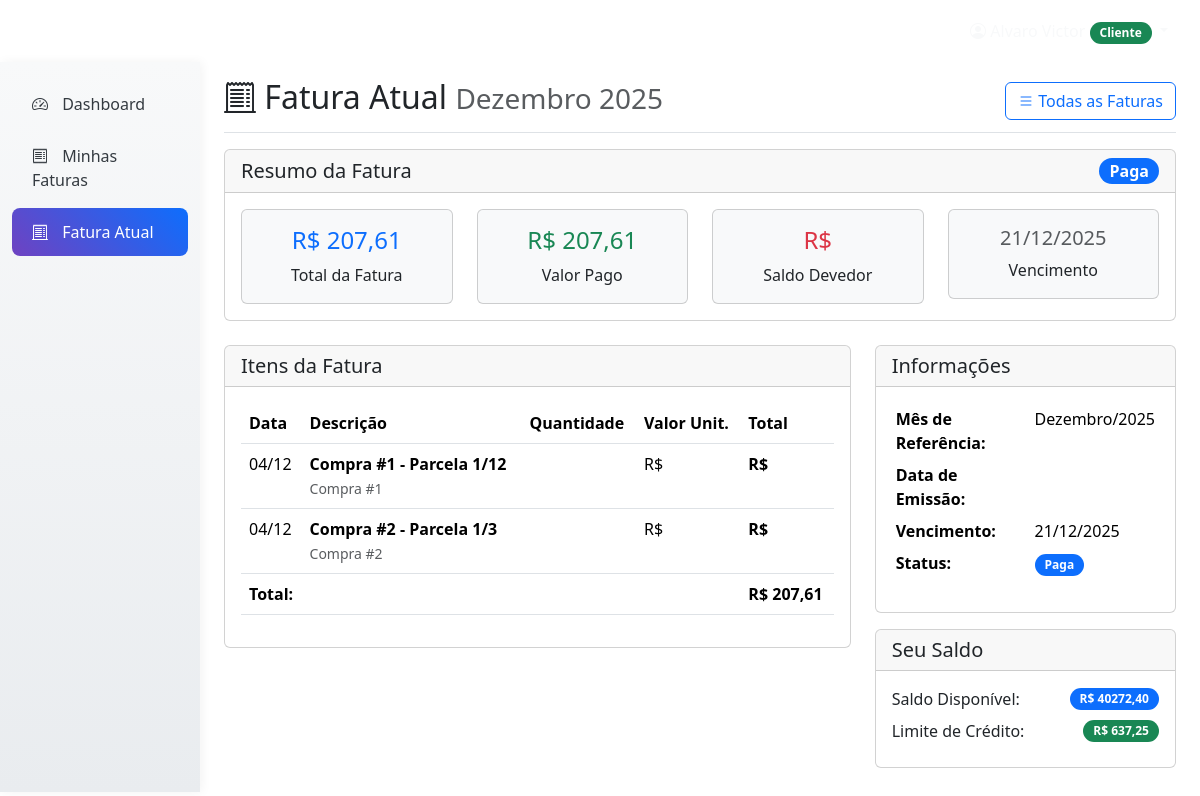
The page /faturas/atual/ (signed in) on the database as committed earlier.
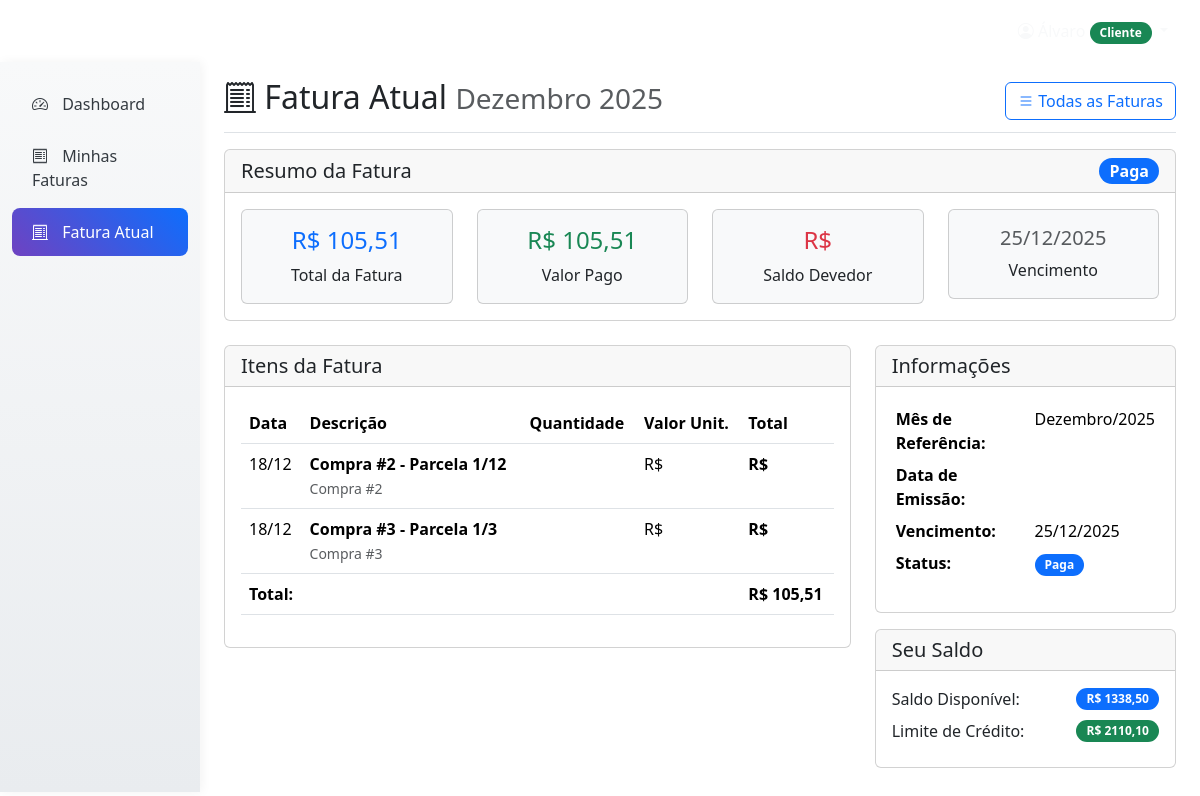
The same page on the database as committed later.
### faturas/models.py (models this page shows, shortened)
class Fatura(models.Model):
    STATUS_CHOICES = [
        ('aberta', 'Aberta'),
        ('fechada', 'Fechada'),
        ('paga', 'Paga'),
        ('vencida', 'Vencida'),
        ('cancelada', 'Cancelada'),
    ]
    cliente = models.ForeignKey(Cliente, on_delete=models.CASCADE, related_name='faturas')
    mes_referencia = models.DateField()  # Primeiro dia do mês de referência
    data_vencimento = models.DateField()
    valor_total = models.DecimalField(max_digits=10, decimal_places=2, default=0)
    valor_pago = models.DecimalField(max_digits=10, decimal_places=2, default=0)
    status = models.CharField(max_length=15, choices=STATUS_CHOICES, default='aberta')
    data_pagamento = models.DateTimeField(null=True, blank=True)
    juros_mora = models.DecimalField(max_digits=10, decimal_places=2, default=0)
    data_criacao = models.DateTimeField(auto_now_add=True)
    data_atualizacao = models.DateTimeField(auto_now=True)
    class Meta:
        verbose_name = 'Fatura'
        verbose_name_plural = 'Faturas'
        unique_together = ['cliente', 'mes_referencia']
        ordering = ['-mes_referencia']
    @property
    def esta_vencida(self):
        return date.today() > self.data_vencimento and self.status != 'paga'

class ItemFatura(models.Model):
    fatura = models.ForeignKey(Fatura, on_delete=models.CASCADE, related_name='itens')
    compra = models.ForeignKey('loja.Compra', on_delete=models.CASCADE)
    parcela_numero = models.IntegerField(default=1)  # Número da parcela (1, 2, 3...)
    parcela_total = models.IntegerField(default=1)   # Total de parcelas
    valor_parcela = models.DecimalField(max_digits=10, decimal_places=2)
    descricao = models.CharField(max_length=200)
    data_inclusao = models.DateTimeField(auto_now_add=True)
    class Meta:
        verbose_name = 'Item da Fatura'
        verbose_name_plural = 'Itens da Fatura'

### loja/models.py (models this page shows, shortened)
class Compra(models.Model):
    FORMA_PAGAMENTO_CHOICES = [
        ('saldo', 'Saldo'),
        ('credito', 'Crédito'),
    ]
    STATUS_CHOICES = [
        ('pendente', 'Pendente'),
        ('aprovada', 'Aprovada'),
        ('cancelada', 'Cancelada'),
        ('entregue', 'Entregue'),
    ]
    cliente = models.ForeignKey(Cliente, on_delete=models.CASCADE, related_name='compras')
    data_compra = models.DateTimeField(auto_now_add=True)
    valor_total = models.DecimalField(max_digits=10, decimal_places=2)
    forma_pagamento = models.CharField(max_length=10, choices=FORMA_PAGAMENTO_CHOICES)
    parcelas = models.IntegerField(default=1)
    status = models.CharField(max_length=15, choices=STATUS_CHOICES, default='aprovada')
    class Meta:
        verbose_name = 'Compra'
        verbose_name_plural = 'Compras'
        ordering = ['-data_compra']

### usuarios/models.py (models this page shows, shortened)
class Cliente(models.Model):
    usuario = models.OneToOneField(Usuario, on_delete=models.CASCADE, primary_key=True)
    cpf = models.CharField(
        max_length=11,
        unique=True,
        validators=[RegexValidator(r'^\d{11}$', message='CPF deve conter 11 dígitos')]
    )
    score_pontos = models.IntegerField(default=0)
    saldo = models.DecimalField(max_digits=10, decimal_places=2, default=1000.00)
    limite_credito = models.DecimalField(max_digits=10, decimal_places=2, default=0.00)
    limite_credito_aprovado = models.BooleanField(default=False)
    data_cadastro = models.DateTimeField(auto_now_add=True)
    class Meta:
        verbose_name = 'Cliente'
        verbose_name_plural = 'Clientes'

### faturas/views.py (the view)
# urls.py: path('atual/', views.fatura_atual, name='fatura_atual'),
@login_required
def fatura_atual(request):
    if request.user.tipo_usuario != 'cliente':
        messages.error(request, 'Apenas clientes podem ver faturas.')
        return redirect('usuarios:home_redirect')
    try:
        cliente = Cliente.objects.get(usuario=request.user)
        mes_atual = date.today().replace(day=1)
        fatura = Fatura.objects.filter(cliente=cliente, mes_referencia=mes_atual).first()
        if not fatura:
            fatura = criar_fatura_mensal(cliente, mes_atual)
        if fatura:
            itens = fatura.itens.all()
            context = {
                'fatura': fatura,
                'itens': itens,
                'cliente': cliente,
                'eh_fatura_atual': True,
            }
            return render(request, 'faturas/fatura_atual.html', context)
        else:
            messages.info(request, 'Nenhuma fatura encontrada para o mês atual.')
            return redirect('faturas:minhas_faturas')
    except Cliente.DoesNotExist:
        messages.error(request, 'Perfil de cliente não encontrado.')
        return redirect('usuarios:home_redirect')

### faturas/templates/faturas/fatura_atual.html (shortened to what the changed rows need)
{% extends "usuarios/base.html" %}
{% block content %}
<div class="container-fluid h-100">
    <div class="row h-100">
        <main class="col-md-9 ms-sm-auto col-lg-10 px-md-4">
            <div class="d-flex justify-content-between flex-wrap flex-md-nowrap align-items-center pt-3 pb-2 mb-3 border-bottom">
                <h1 class="h2">
                    <i class="bi bi-receipt-cutoff"></i> Fatura Atual
                    <small class="text-muted">{{ fatura.mes_referencia|date:"F Y"|capfirst }}</small>
                </h1>
            </div>
            <div class="row">
                <div class="col-12 mb-4">
                    <div class="card {% if fatura.status == 'aberta' %}border-success{% elif fatura.status == 'fechada' %}border-warning{% endif %}">
                        <div class="card-body">
                            <div class="row">
                                <div class="col-md-3">
                                    <div class="card bg-light text-center">
                                        <div class="card-body">
                                            <h4 class="text-primary">R$ {{ fatura.valor_total|floatformat:2 }}</h4>
                                            <p class="mb-0">Total da Fatura</p>
                                        </div>
                                    </div>
                                </div>
                                <div class="col-md-3">
                                    <div class="card bg-light text-center">
                                        <div class="card-body">
                                            <h4 class="text-success">R$ {{ fatura.valor_pago|floatformat:2 }}</h4>
                                            <p class="mb-0">Valor Pago</p>
                                        </div>
                                    </div>
                                </div>
                                <div class="col-md-3">
                                    <div class="card bg-light text-center">
                                        <div class="card-body">
                                            {% if fatura.data_vencimento %}
                                            <h5 class="{% if fatura.esta_vencida %}text-danger{% elif fatura.dias_para_vencimento <= 3 %}text-warning{% else %}text-muted{% endif %}">
                                                {{ fatura.data_vencimento|date:"d/m/Y" }}
                                            </h5>
                                            <p class="mb-0">Vencimento</p>
                                            {% else %}
                                            <h5 class="text-muted">-</h5>
                                            <p class="mb-0">Fatura Aberta</p>
                                            {% endif %}
                                        </div>
                                    </div>
                                </div>
                            </div>
                        </div>
                    </div>
                </div>
            </div>
            <div class="row">
                <div class="col-lg-8 mb-4">
                    {% if itens %}
                    <div class="card">
                        <div class="card-header">
                            <h5 class="mb-0">Itens da Fatura</h5>
                        </div>
                        <div class="card-body">
                            <div class="table-responsive">
                                <table class="table">
                                    <thead>
                                        <tr>
                                            <th>Data</th>
                                            <th>Descrição</th>
                                            <th>Quantidade</th>
                                            <th>Valor Unit.</th>
                                            <th>Total</th>
                                        </tr>
                                    </thead>
                                    <tbody>
                                        {% for item in itens %}
                                        <tr>
                                            <td>
                                                {% if item.compra %}
                                                    {{ item.compra.data_compra|date:"d/m" }}
                                                {% else %}
                                                    -
                                                {% endif %}
                                            </td>
                                            <td>
                                                <div class="d-flex align-items-center">
                                                    <div>
                                                        <div class="fw-bold">{{ item.descricao }}</div>
                                                        {% if item.compra %}
                                                        <small class="text-muted">Compra #{{ item.compra.id }}</small>
                                                        {% endif %}
                                                    </div>
                                                </div>
                                            </td>
                                            <td>{{ item.quantidade }}</td>
                                            <td>R$ {{ item.valor_unitario|floatformat:2 }}</td>
                                            <td><strong>R$ {{ item.valor_total|floatformat:2 }}</strong></td>
                                        </tr>
                                        {% endfor %}
                                    </tbody>
                                    <tfoot>
                                        <tr>
                                            <th colspan="4">Total:</th>
                                            <th>R$ {{ fatura.valor_total|floatformat:2 }}</th>
                                        </tr>
                                    </tfoot>
                                </table>
                            </div>
                        </div>
                    </div>
                    {% endif %}
                </div>
                <div class="col-lg-4 mb-4">
                    <div class="card">
                        <div class="card-body">
                            <table class="table table-sm table-borderless">
                                <tr>
                                    <td><strong>Mês de Referência:</strong></td>
                                    <td>{{ fatura.mes_referencia|date:"F/Y"|capfirst }}</td>
                                </tr>
                                {% if fatura.data_vencimento %}
                                <tr>
                                    <td><strong>Vencimento:</strong></td>
                                    <td>{{ fatura.data_vencimento|date:"d/m/Y" }}</td>
                                </tr>
                                {% endif %}
                            </table>
                        </div>
                    </div>
                    <div class="card mt-3">
                        <div class="card-body">
                            <div class="d-flex justify-content-between align-items-center mb-2">
                                <span>Saldo Disponível:</span>
                                <span class="badge bg-primary">R$ {{ cliente.saldo|floatformat:2 }}</span>
                            </div>
                            {% if cliente.limite_credito_aprovado %}
                            <div class="d-flex justify-content-between align-items-center mb-2">
                                <span>Limite de Crédito:</span>
                                <span class="badge bg-success">R$ {{ cliente.limite_credito|floatformat:2 }}</span>
                            </div>
                            {% endif %}
                        </div>
                    </div>
                </div>
            </div>
        </main>
    </div>
</div>
{% endblock %}

Rows that differ between the two databases and show on the page:
changed Fatura: valor_total "207,61" → "105,51"; valor_pago "207,61" → "105,51"; data_vencimento "21/12/2025" → "25/12/2025"
changed ItemFatura: compra.data_compra "04/12" → "18/12"; descricao "Compra #1 - Parcela 1/12" → "Compra #2 - Parcela 1/12"; compra.id "1" → "2"
changed ItemFatura: compra.data_compra "04/12" → "18/12"; descricao "Compra #2 - Parcela 1/3" → "Compra #3 - Parcela 1/3"; compra.id "2" → "3"
changed Cliente: saldo "40272,40" → "1338,50"; limite_credito "637,25" → "2110,10"
